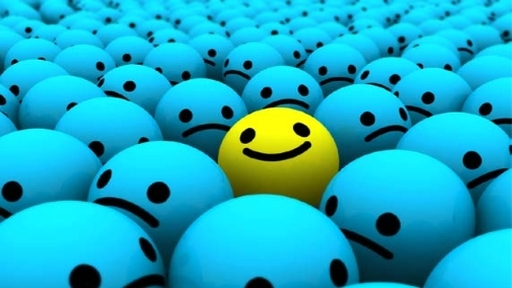
//> input picture TP1/smiley.jpg, 512 x 288 px
$ ./mainTp1 smiley.jpg smiley.jpg   (built with g++ and OpenCV 4)
//> lines starting //> are read from the running program, lines starting //| are printed output that depends on the picture; after the words box and inside, x2 and y2 are one past the last pixel; in counts of white or black regions, pixels touching at a corner belong together
#include <iostream>
#include <opencv2/core/core.hpp>
#include <opencv2/highgui/highgui.hpp>
#include <opencv2/contrib/contrib.hpp>

using namespace cv;
using namespace std;

//=======================================================================================
// to YCrCb
//=======================================================================================
void toYCrCb(const Mat & imgSrc, vector<Mat> &vecImgSrc){
	Mat imgYCrCb;
	cvtColor(imgSrc, imgYCrCb, CV_BGR2YCrCb);
	split(imgYCrCb, vecImgSrc);

	// imshow("InputImageSrcY", imgDestY);
	// cvWaitKey();
	// imshow("InputImageSrcCr", imgDestCr);
	// cvWaitKey();
	// imshow("InputImageSrcCb", imgDestCb);
  // cvWaitKey();
}

//=======================================================================================
// computeHistogram
//=======================================================================================
void computeHistogram(const Mat& inputComponent, Mat& myHist)
{
	/// Establish the number of bins
	int histSize = 256;
	/// Set the ranges ( for B,G,R) )
	float range[] = { 0, 256 } ;
	const float* histRange = { range };
	bool uniform = true;
	bool accumulate = false;

	/// Compute the histograms:
	calcHist( &inputComponent, 1, 0, Mat(), myHist, 1, &histSize, &histRange, uniform, accumulate );
}

//=======================================================================================
// displayHistogram
//=======================================================================================
void displayHistogram(const Mat& myHist)
{
	// Establish the number of bins
	int histSize = 256;
	// Draw one histogram
	int hist_w = 512; int hist_h = 400;
	int bin_w = cvRound( (double) hist_w/histSize );
	Mat histImage( hist_h, hist_w, CV_8UC3, Scalar( 0,0,0) );
	/// Normalize the result to [ 0, histImage.rows ]
	Mat myHistNorm;
	normalize(myHist, myHistNorm, 0, histImage.rows, NORM_MINMAX, -1, Mat() );

	/// Draw for each channel
	for( int i = 1; i < histSize; i++ )
	{
		line( histImage, Point( bin_w*(i-1), hist_h - cvRound(myHistNorm.at<float>(i-1)) ) , Point( bin_w*(i), hist_h - cvRound(myHistNorm.at<float>(i)) ), Scalar( 255, 255, 255), 2, 8, 0 );
	}
	/// Display
	namedWindow("Display Histo", CV_WINDOW_AUTOSIZE );
	imshow("Display Histo", histImage );
	cvWaitKey();
}

//=======================================================================================
// Mat norm_0_255(InputArray _src)
// Create and return normalized image
//=======================================================================================
Mat norm_0_255(InputArray _src) {
 Mat src = _src.getMat();
 // Create and return normalized image:
 Mat dst;
 switch(src.channels()) {
	case 1:
		normalize(_src, dst, 0, 255, NORM_MINMAX, CV_8UC1);
		break;
	case 3:
		normalize(_src, dst, 0, 255, NORM_MINMAX, CV_8UC3);
		break;
	default:
	src.copyTo(dst);
	break;
 }
 return dst;
}

//=======================================================================================
// EQM
//=======================================================================================
double eqm(const Mat & img1, const Mat & img2)
{

	int rows = img1.rows;
	int cols = img1.cols;

	if(rows != img2.rows || cols != img2.cols){
		cout << "Error, images need to have the same size. \n";
	}

	double EQM;

	for(int i = 0; i < rows; i++){
		for(int j = 0; j < cols; j++){
			EQM += pow(img1.at<unsigned char>(i, j) - img2.at<unsigned char>(i,j), 2);
		}
	}

	EQM /= (rows * cols);
	cout << "EQM : " << EQM << "\n";
 	return EQM;
}

//=======================================================================================
// psnr
//=======================================================================================
double psnr(const Mat & imgSrc, const Mat & imgDeg)
{

	double EQM = eqm(imgSrc, imgDeg);

	if(EQM == 0){
		cout << "Error, PSNR can't compare two same images \n";
		return -1;
	}
	double psnr = 10 * log10(65025/EQM);
	cout << "PSNR : " << psnr << "\n";
 	return psnr;
}

//=======================================================================================
// distortionMap
//=======================================================================================
void distortionMap(const vector<Mat> & imgSrc, const vector<Mat> & imgDeg, Mat &distoMap)
{
	// vector<Mat> tmp;
	// int alpha = 1;
	// Mat result;

	// for(int i = 0; i < 3; i++){
	// 	result = ((imgSrc[0] - imgDeg[0]) + 255) / 2;
	// 	tmp.push_back(result);
	// }

	// merge(tmp, distoMap);

	//distoMap =(((imgSrc[0] - imgDeg[0]) + 255) / 2);
	distoMap = imgSrc[0] - imgDeg[0] + 128;

}

//=======================================================================================
// Entropy
//=======================================================================================

void entropyCalculus(const Mat& errorMap, Mat& histo)
{
	computeHistogram(errorMap, histo);

	float entropy = 0;
	int n = errorMap.rows * errorMap.cols;
	float proba = 0;
	for (int i = 0; i < histo.rows; ++i)
	{
		if (histo.at<float>(i) != 0)
		{
			proba = histo.at<float>(i)/n;
			entropy += - proba * log2(proba);
		}

	}
	std::cout << "ENTROPY : " << entropy << std::endl;
}

//=======================================================================================
// Kurtosis
//=======================================================================================

void kurtosis(const Mat& histo)
{
	int n = 0 ;
	for (int i = 0; i < histo.rows; ++i)
	{
		n += histo.at<float>(i);
	}

	//--------------- MOYENNE ---------------//

	float mean = 0;
	for (int i = 0; i < histo.rows; ++i)
	{
		mean += histo.at<float>(i) * i;
	}
	mean = mean / n;
	std::cout << "MEAN : " << mean << std::endl;

	//--------------- ECART TYPE ---------------//

	float e = 0;
	for (int i = 0; i < histo.rows; ++i)
	{
		e += histo.at<float>(i) * (i-mean) * (i-mean);
	}
	e = sqrt(e/n);
	std::cout << "ECART TYPE : " << e << std::endl;

	//--------------- KURTOSIS ---------------//

	float kurtosis = 0;
	float temp = 0;
	for (int i = 0; i < histo.rows; ++i)
	{
		temp = (i - mean)/e ;
		kurtosis += histo.at<float>(i) * pow(temp,4) ;
	}
	kurtosis = kurtosis/n;

	std::cout << "KURTOSIS : " << kurtosis << std::endl;
}

//=======================================================================================
//=======================================================================================
// MAIN
//=======================================================================================
//=======================================================================================
int main(int argc, char** argv){
  if (argc < 3){
    std::cout << "No image data or not enough ... At least two argument is required! \n";
    return -1;
  }

  Mat inputImageSrc;
	Mat inputImageSrc2;
	vector<Mat> imgSrc;
	vector<Mat> imgDeg;
	Mat imgSrcY, imgSrcCr, imgSrcCb, histoSrc;
	Mat imgDegY, imgDegCr, imgDegCb, histoDeg;

  // Ouvrir l'image d'entr�e et v�rifier que l'ouverture du fichier se d�roule normalement
  inputImageSrc = imread(argv[1], CV_LOAD_IMAGE_COLOR);
//> inputImageSrc is the input picture: 288 rows x 512 cols, CV_8UC3; mean B, G, R 194.7, 172.1, 23.8
	inputImageSrc2 = imread(argv[2], CV_LOAD_IMAGE_COLOR);
  if(!inputImageSrc.data ) { // Check for invalid input
        std::cout <<  "Could not open or find the image " << argv[1] << std::endl ;
		waitKey(0); // Wait for a keystroke in the window
        return -1;
  }
	if(!inputImageSrc2.data ) { // Check for invalid input
        std::cout <<  "Could not open or find the image " << argv[2] << std::endl ;
		waitKey(0); // Wait for a keystroke in the window
        return -1;
  }

	//Conversion en YCrCb
	toYCrCb(inputImageSrc, imgSrc);
//> in toYCrCb, `cvtColor(imgSrc, imgYCrCb, CV_BGR2YCrCb);`: imgYCrCb: 288 rows x 512 cols, CV_8UC3; mean of channels 0, 1, 2 130.4, 52, 164.3
//> in toYCrCb, `split(imgYCrCb, vecImgSrc);`:
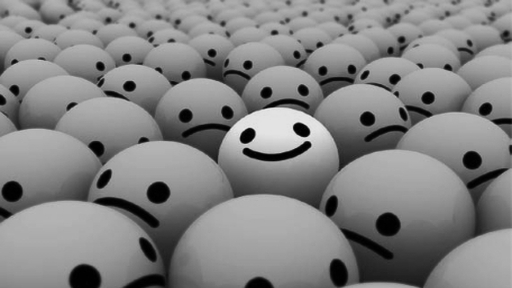
//> vecImgSrc[0]: 288 rows x 512 cols, CV_8UC1; min 0, max 234, mean 130.4
//> in toYCrCb, `split(imgYCrCb, vecImgSrc);`:
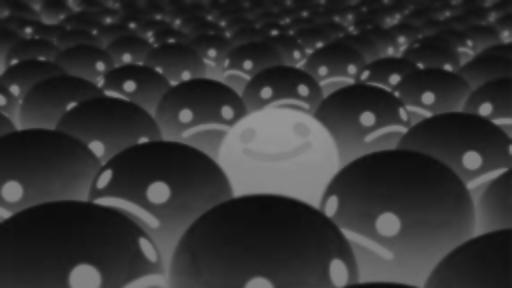
//> vecImgSrc[1]: 288 rows x 512 cols, CV_8UC1; min 11, max 149, mean 52
//> in toYCrCb, `split(imgYCrCb, vecImgSrc);`:
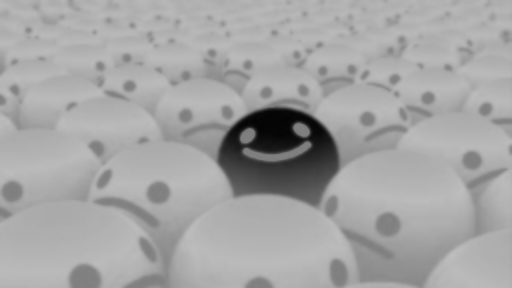
//> vecImgSrc[2]: 288 rows x 512 cols, CV_8UC1; min 3, max 189, mean 164.3
	toYCrCb(inputImageSrc2, imgDeg);

    // Visualiser l'image
	imshow("InputImageSrcBGR", inputImageSrc);
	entropyCalculus(imgSrc[1], histoSrc);
//> in computeHistogram, `calcHist( &inputComponent, 1, 0, Mat(), myHist, 1, &histSize, &histRan..`: myHist = 256 values, max 4082 at index 21, min 0 at index 0, mean 576
//> in entropyCalculus, `computeHistogram(errorMap, histo);`: histo has the same summary as myHist in computeHistogram
//> the loop in entropyCalculus, `for (int i = 0; i < histo.rows; ++i)` made 256 passes
//> (proba, entropy) on passes 12 to 23: (0.000115, 0.00151), (0.000461, 0.00662), (0.00335, 0.0342), (0.00823, 0.0912), (0.00777, 0.146), (0.0188, 0.253), (0.0166, 0.351), (0.0194, 0.462), (0.0205, 0.577), (0.0227, 0.701), (0.0277, 0.844), (0.0272, 0.985)
//> after the loop in entropyCalculus, `for (int i = 0; i < histo.rows; ++i)`: entropy = 6.55
//| ENTROPY : 6.55362
//> histoSrc has the same summary as myHist in computeHistogram
	displayHistogram(histoSrc);
//> in displayHistogram, `normalize(myHist, myHistNorm, 0, histImage.rows, NORM_MINMAX, -1, Mat(..`: myHistNorm = 256 values, max 400 at index 21, min 0 at index 0, mean 56.44
//> after the loop in displayHistogram, `for( int i = 1; i < histSize; i++ )`:
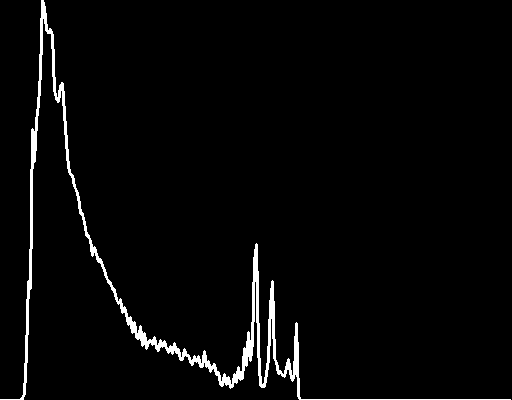
//> histImage: 400 rows x 512 cols, CV_8UC3; 2.8% white; 1 white region, box (x1, y1, x2, y2) and area: (0, 0, 511, 400) 5717
	cvWaitKey();

	//Enregistrement des inputImageSrc
	imwrite((string)argv[1] + "_Y", imgSrc[0]);
	imwrite((string)argv[1] + "_Cr", imgSrc[1]);
	imwrite((string)argv[1] + "_Cb", imgSrc[2]);
	imwrite((string)argv[1] + "_Histo", histoSrc);


	// Visualiser l'image
	imshow("InputImageSrc2BGR", inputImageSrc2);
	entropyCalculus(imgDeg[1], histoDeg);
//> the loop in entropyCalculus (call 2), `for (int i = 0; i < histo.rows; ++i)` made 256 passes
//| ENTROPY : 6.55362
//> histoDeg has the same summary as myHist in computeHistogram
	displayHistogram(histoDeg);
	cvWaitKey();

	//Enregistrement des inputImageSrc
	imwrite((string)argv[2] + "_Y", imgDeg[0]);
	imwrite((string)argv[2] + "_Cr", imgDeg[1]);
	imwrite((string)argv[2] + "_Cb", imgDeg[2]);
	imwrite((string)argv[2] + "_Histo", histoDeg);

	cout << "Calculs between " << argv[1] << "_Y and " << argv[2] << "_Y : "<< "\n";
//| Calculs between smiley.jpg_Y and smiley.jpg_Y :
	psnr(imgSrc[0], imgDeg[0]);
//> after the loop in eqm, `for(int i = 0; i < rows; i++)`: EQM = 0
//| EQM : 0
	cout << "Calculs between " << argv[1] << "_Cr and " << argv[2] << "_Cr : "<< "\n";
//| Calculs between smiley.jpg_Cr and smiley.jpg_Cr :
	psnr(imgSrc[1], imgDeg[1]);
//| EQM : 0
	cout << "Calculs between " << argv[1] << "_Cb and " << argv[2] << "_Cb : "<< "\n";
//| Calculs between smiley.jpg_Cb and smiley.jpg_Cb :
	psnr(imgSrc[2], imgDeg[2]);
//| EQM : 0

	cout << "distortionMap" << endl;

	Mat errorMap;
	Mat errorHisto;
	distortionMap(imgSrc, imgDeg, errorMap);
//> in distortionMap, `distoMap = imgSrc[0] - imgDeg[0] + 128;`: distoMap: 288 rows x 512 cols, CV_8UC1; every value is 128

	imshow("Carte d'erreur", errorMap);
	imwrite((string)argv[2] + "_errorMap", errorMap);
	cvWaitKey();

	entropyCalculus(errorMap, errorHisto);
//| ENTROPY : 0
//> errorHisto = 256 values, max 147456 at index 128, min 0 at index 0, mean 576
	kurtosis(errorHisto);
//> after the loop in kurtosis, `for (int i = 0; i < histo.rows; ++i)`: n = 147456
//> after the loop in kurtosis, `for (int i = 0; i < histo.rows; ++i)`: mean = 18874368
//> in kurtosis, `mean = mean / n;`: mean = 128
//| MEAN : 128
//| ECART TYPE : 0
//| KURTOSIS : -nan
	displayHistogram(errorHisto);
//> after the loop in displayHistogram (call 3), `for( int i = 1; i < histSize; i++ )`:
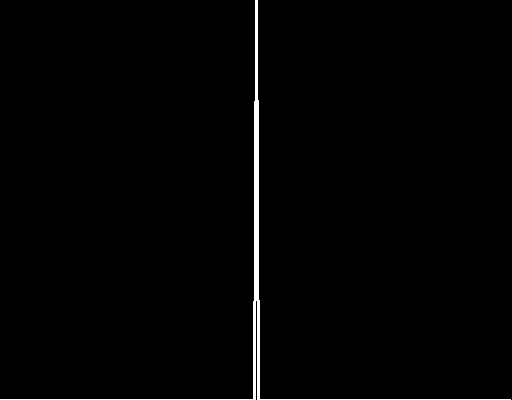
//> histImage: 400 rows x 512 cols, CV_8UC3; 1.2% white; 1 white region, box (x1, y1, x2, y2) and area: (0, 0, 511, 400) 2403


  return 0;
}
